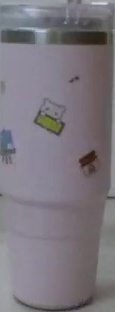
#> input picture image/template/template_pic1_x_573_y_276_w_115_h_312.jpg, 115 x 312 px, found by its file name
$ python detect_robot.py
#> lines starting #> are read from the running program, lines starting #| are printed output that depends on the picture; after the words box and inside, x2 and y2 are one past the last pixel; in counts of white or black regions, pixels touching at a corner belong together
import cv2
import numpy as np
import time
from robomaster import robot
from robomaster import camera

# --------------------------------------------------------------------
# ส่วนที่ 1: ฟังก์ชันทั้งหมดที่คัดลอกมาจาก pyramid_method.ipynb
# --------------------------------------------------------------------

def create_pink_mask(img_rgb):
    """สร้าง mask สำหรับสีชมพู โดยใช้ HSV color space"""
    img_bgr = cv2.cvtColor(img_rgb, cv2.COLOR_RGB2BGR)
    hsv = cv2.cvtColor(img_bgr, cv2.COLOR_BGR2HSV)

    # ช่วงค่าสีชมพู (สามารถปรับได้ตามสภาพแสง)
    lower_pink = np.array([120, 10, 120])
    upper_pink = np.array([170, 100, 200])

    mask = cv2.inRange(hsv, lower_pink, upper_pink)

    # ลด Noise
    mask = cv2.medianBlur(mask, 5)
    kernel = np.ones((7, 7), np.uint8)
    mask = cv2.morphologyEx(mask, cv2.MORPH_CLOSE, kernel)

    return mask

# [60 lines left out: functions match_template_masked, calculate_iou, non_maximum_suppression, not called in this run]

# ---------------------------------------------------
# ส่วนที่ 2: การทำงานหลัก (Main Program)
# ---------------------------------------------------

def main():
    """ฟังก์ชันหลักสำหรับเชื่อมต่อหุ่นยนต์และเริ่มการตรวจจับ"""

    # --- ค่าที่ปรับได้ ---
    TEMPLATE_FILES = [
        "image/template/template_pic1_x_573_y_276_w_115_h_312.jpg",
        "image/template/template_pic2_x_634_y_291_w_50_h_134.jpg",
        "image/template/template_pic3_x_629_y_291_w_35_h_92.jpg"
    ]
    MATCH_THRESHOLD = 0.65  # ลด threshold ลงเล็กน้อยเพื่อให้ตรวจจับได้ง่ายขึ้นในวิดีโอ
    IOU_THRESHOLD = 0.3

    # --- 1. โหลดและประมวลผล Templates ล่วงหน้า (ทำครั้งเดียว) ---
    print("Loading and processing templates...")
    templates_masked = []
    try:
        for f in TEMPLATE_FILES:
            tmpl = cv2.imread(f)
#> tmpl is the input picture: shape (312, 115, 3); mean B, G, R 125.9, 118.4, 123.7
            if tmpl is None:
                raise FileNotFoundError(f"Template file not found: {f}")
            tmpl_rgb = cv2.cvtColor(tmpl, cv2.COLOR_BGR2RGB)
            tmpl_pink_mask = create_pink_mask(tmpl_rgb)
#> in create_pink_mask, `hsv = cv2.cvtColor(img_bgr, cv2.COLOR_BGR2HSV)`: hsv: shape (312, 115, 3); mean H, S, V 121.3, 24.3, 128.9
#> in create_pink_mask, `mask = cv2.inRange(hsv, lower_pink, upper_pink)`:
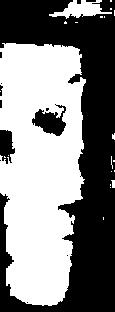
#> mask: shape (312, 115); 51.7% white; 13 black regions (8 under 20 px), largest, box (x1, y1, x2, y2) and area: (0, 0, 115, 312) 16279, (32, 104, 66, 136) 587, (0, 130, 15, 164) 358, (0, 85, 3, 96) 21, (86, 0, 96, 2) 20
#> in create_pink_mask, `mask = cv2.medianBlur(mask, 5)`:
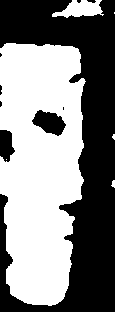
#> mask: shape (312, 115); 51.7% white; 9 black regions (6 under 20 px), largest, box (x1, y1, x2, y2) and area: (0, 0, 115, 312) 16349, (32, 110, 66, 136) 547, (0, 130, 15, 162) 353
#> in create_pink_mask, `mask = cv2.morphologyEx(mask, cv2.MORPH_CLOSE, kernel)`:
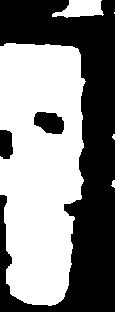
#> mask: shape (312, 115); 52.6% white; 3 black regions, box (x1, y1, x2, y2) and area: (0, 0, 115, 312) 16150, (34, 112, 64, 134) 511, (0, 130, 13, 159) 332
            tmpl_gray = cv2.cvtColor(tmpl_rgb, cv2.COLOR_RGB2GRAY)
            tmpl_masked = cv2.bitwise_and(tmpl_gray, tmpl_gray, mask=tmpl_pink_mask)
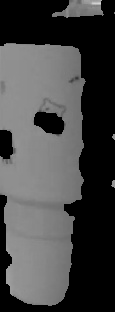
#> tmpl_masked: shape (312, 115); min 0, max 213, mean 69.8
            templates_masked.append(tmpl_masked)
#> pass 2 of the loop in main, `for f in TEMPLATE_FILES:`:
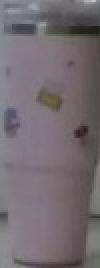
#> input picture image/template/template_pic2_x_634_y_291_w_50_h_134.jpg, 50 x 134 px, found by its file name (shown 2 times larger)
#> in main, tmpl is the input picture: shape (134, 50, 3); mean B, G, R 112.8, 107.2, 115.3
#> tmpl_rgb: shape (134, 50, 3)
#> hsv: shape (134, 50, 3); mean H, S, V 134.4, 23.5, 117
#> in create_pink_mask (call 2), `mask = cv2.inRange(hsv, lower_pink, upper_pink)`:
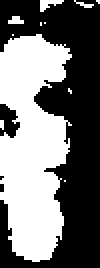
#> mask: shape (134, 50) (shown 2 times larger); 45.4% white; 11 white regions (8 under 20 px), largest, box (x1, y1, x2, y2) and area: (0, 17, 36, 131) 2946, (20, 0, 32, 6) 38, (4, 8, 12, 12) 24
#> tmpl_gray: shape (134, 50)
#> in main, `tmpl_masked = cv2.bitwise_and(tmpl_gray, tmpl_gray, mask=tmpl_pink_mask)`:
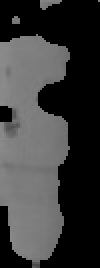
#> tmpl_masked: shape (134, 50) (shown 2 times larger); min 0, max 139, mean 57.7
#> pass 3 of the loop in main, `for f in TEMPLATE_FILES:`:
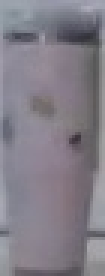
#> input picture image/template/template_pic3_x_629_y_291_w_35_h_92.jpg, 35 x 92 px, found by its file name (shown 3 times larger)
#> in main, tmpl is the input picture: shape (92, 35, 3); mean B, G, R 135.6, 126, 130.6
#> tmpl_rgb: shape (92, 35, 3)
#> hsv: shape (92, 35, 3); mean H, S, V 133.7, 20.2, 136.2
#> in create_pink_mask (call 3), `mask = cv2.inRange(hsv, lower_pink, upper_pink)`:
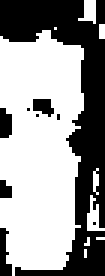
#> mask: shape (92, 35) (shown 3 times larger); 60.1% white; 9 black regions (4 under 20 px), largest, box (x1, y1, x2, y2) and area: (0, 0, 35, 92) 1154, (0, 76, 4, 92) 42, (0, 36, 4, 46) 35, (11, 33, 18, 39) 30, (0, 60, 4, 66) 20
#> tmpl_gray: shape (92, 35)
#> in main, `tmpl_masked = cv2.bitwise_and(tmpl_gray, tmpl_gray, mask=tmpl_pink_mask)`:
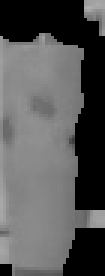
#> tmpl_masked: shape (92, 35) (shown 3 times larger); min 0, max 175, mean 86.6
    except FileNotFoundError as e:
        print(f"Error: {e}")
        return # ออกจากโปรแกรมถ้าหาไฟล์ไม่เจอ

    # --- 2. เชื่อมต่อกับ Robomaster EP ---
    ep_robot = robot.Robot()
    ep_robot.initialize(conn_type="ap")
    ep_camera = ep_robot.camera

    # !!! แก้ปัญหา Delay: ใช้ความละเอียด 360P แทน 720P !!!
    ep_camera.start_video_stream(display=False, resolution=camera.STREAM_540P)
    print("Robot connected. Starting real-time detection...")

    # --- 3. เริ่ม Loop การประมวลผลวิดีโอแบบเรียลไทม์ ---
    try:
        last_time = time.time()
        while True:
            frame = ep_camera.read_cv2_image()
            if frame is None:
                continue

            # --- คำนวณ FPS เพื่อวัดประสิทธิภาพ ---
            current_time = time.time()
            fps = 1 / (current_time - last_time)
            last_time = current_time

            # --- 4. ประมวลผลแต่ละเฟรมตามขั้นตอนของ pyramid_method ---
            frame_rgb = cv2.cvtColor(frame, cv2.COLOR_BGR2RGB)

            # สร้าง Mask สำหรับภาพหลัก
            main_pink_mask = create_pink_mask(frame_rgb)
            main_gray = cv2.cvtColor(frame_rgb, cv2.COLOR_RGB2GRAY)
            main_masked = cv2.bitwise_and(main_gray, main_gray, mask=main_pink_mask)

            # รวบรวมผลการตรวจจับจากทุก Template
            all_detections = []
            colors = [(0, 255, 0), (255, 165, 0), (0, 0, 255)] # เขียว, ส้ม, น้ำเงิน

            for i, tmpl_masked in enumerate(templates_masked):
                boxes = match_template_masked(main_masked, tmpl_masked, threshold=MATCH_THRESHOLD)
                for top_left, bottom_right, confidence in boxes:
                    # เพิ่มข้อมูล: (top_left, bottom_right, confidence, template_id, color)
                    all_detections.append((top_left, bottom_right, confidence, i, colors[i]))

            # --- 5. ใช้ Non-Maximum Suppression (NMS) เพื่อลดกรอบที่ซ้ำซ้อน ---
            final_detections = non_maximum_suppression(all_detections, IOU_THRESHOLD)

            # --- 6. วาดผลลัพธ์ลงบนเฟรม ---
            # แสดง FPS
            cv2.putText(frame, f"FPS: {fps:.2f}", (10, 30), cv2.FONT_HERSHEY_SIMPLEX, 0.7, (0, 0, 255), 2)

            for top_left, bottom_right, confidence, template_id, color in final_detections:
                # วาดกรอบ
                cv2.rectangle(frame, top_left, bottom_right, color, 2)
                # สร้างข้อความแสดงผล
                label = f"T{template_id+1}: {confidence:.2f}"
                # วาดข้อความ
                cv2.putText(frame, label, (top_left[0], top_left[1] - 10),
                            cv2.FONT_HERSHEY_SIMPLEX, 0.6, color, 2)

            # --- 7. แสดงผลลัพธ์ ---
            cv2.imshow("Robomaster Pink Cup Detection", frame)

            # กด 'q' เพื่อออก
            if cv2.waitKey(1) & 0xFF == ord('q'):
                break
    finally:
        # --- 8. คืนทรัพยากรเมื่อจบการทำงาน ---
        print("Stopping detection and releasing resources.")
        cv2.destroyAllWindows()
        ep_camera.stop_video_stream()
        ep_robot.close()

if __name__ == '__main__':
    main()
#> (the call stopped at in main, `ep_robot = robot.Robot()`: robomaster is not available in this run)
